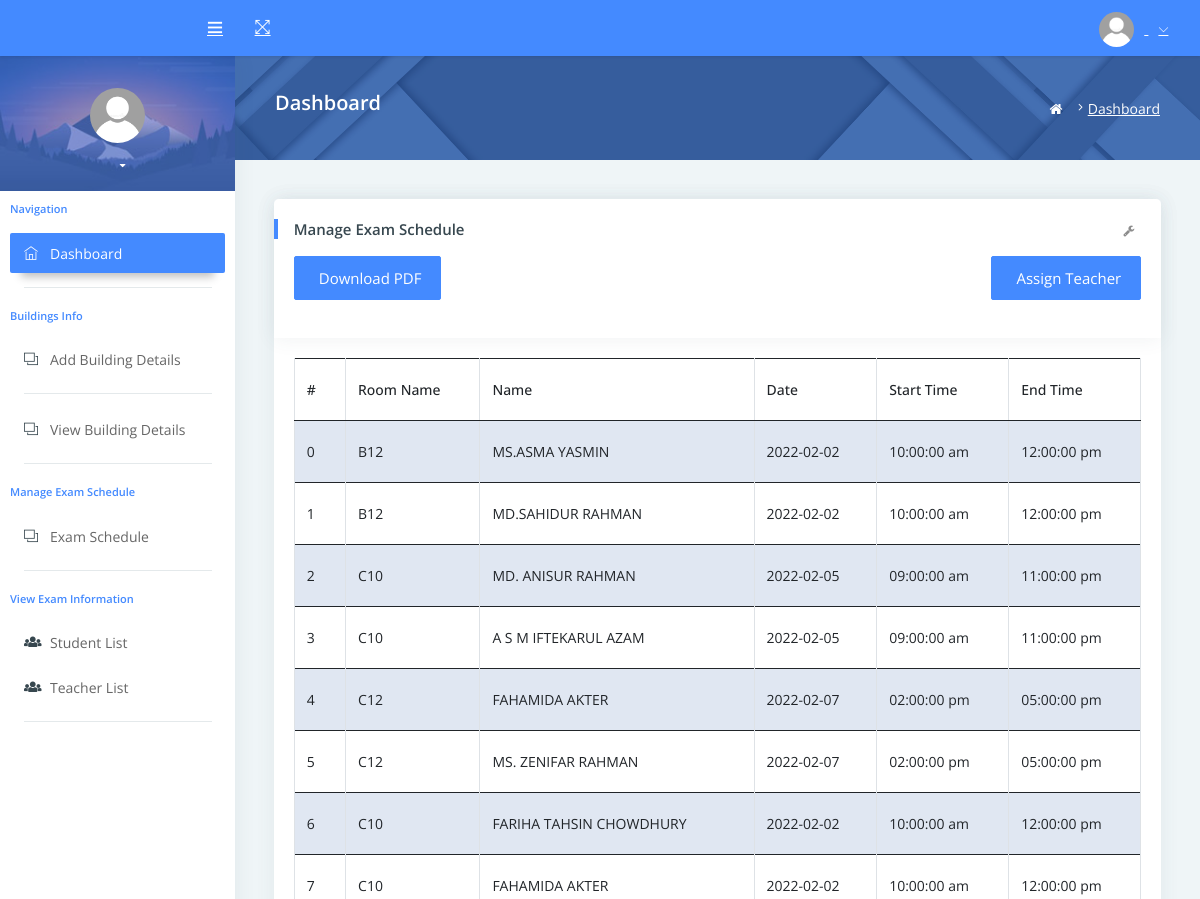
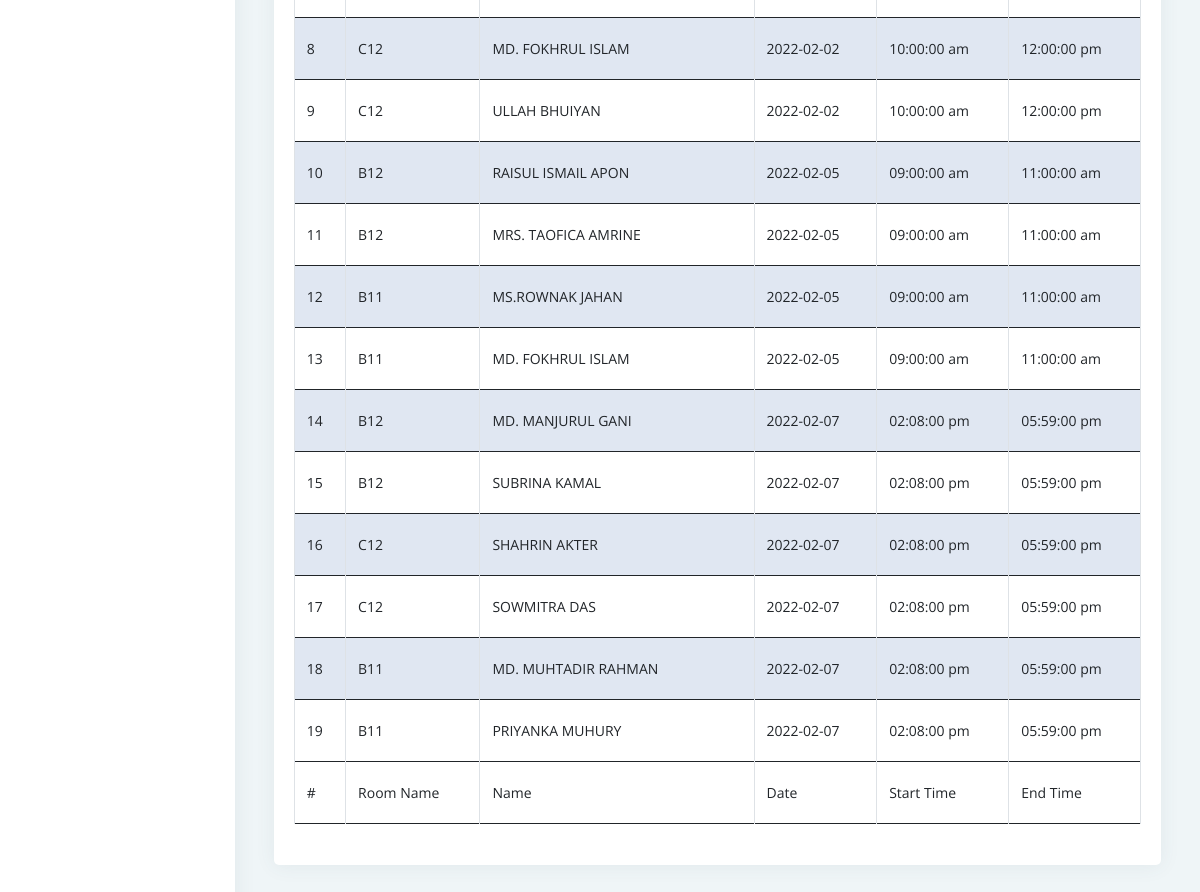
/views/admin/instructorList.php (signed in), run on the app's committed database (2 pictures, top to bottom).
### tables this page shows
CREATE TABLE `tb_teacher_exam_schedule` (
  `teacher_id` bigint(20) NOT NULL,
  `user_id` bigint(20) NOT NULL DEFAULT '0',
  `room_id` bigint(20) NOT NULL DEFAULT '0',
  `room_name` varchar(500) NOT NULL,
  `date` date NOT NULL,
  `start_time` time NOT NULL,
  `end_time` time NOT NULL
);

CREATE TABLE `tbprofile` (
  `user_id` bigint(20) NOT NULL,
  `user_name` text,
  `email` text,
  `encpass` text,
  `id` text,
  `image` text,
  `user_type` text,
  `code` text,
  `status` bigint(20) NOT NULL DEFAULT '0',
  `created_on` text
);

### src/Classes/DBConnection/DbConnection.php (called while the page is built, shortened)
<?php
class DbConnection
{
    public function __construct()
    {
        $servername = "localhost";
        $username = "root";
        $password = "";
        try {
            $this->conn = new PDO("mysql:host=$servername;dbname=db", $username, $password);
        } catch (PDOException $e) {
            echo "Connection failed: " . $e->getMessage();
        }
    }
}

### src/Classes/DataManipulation/DataManipulation.php (called while the page is built, shortened)
<?php
class DataManipulation extends DB
{
    public function emailIsExist($email)
    {
        $sql = "SELECT * FROM tbprofile where email= '" . $email . "' ";
        $query = $this->conn->query($sql);
        $query->setFetchMode(PDO::FETCH_OBJ);
        $res = $query->fetch();
        return $res;
    }
    public function selectAssignTeacherList()
    {
        $sql = "SELECT tp.*, tt.* FROM tbprofile tp
        INNER JOIN tb_teacher_exam_schedule tt ON tp.user_id = tt.user_id";
        $status = $this->conn->query($sql);
        $status->setFetchMode(\PDO::FETCH_OBJ);
        $data = $status->fetchAll();
        return $data;
    }
}

### views/admin/instructorList.php (the view, shortened to what this page needs)
<?php
if (!isset($_SESSION['res'])) {
    header('Location: ../auth/index.php');
} else {
    include_once './admin_header.php';
?>
    <div class="pcoded-inner-content">
        <div class="main-body">
            <div class="page-wrapper">
                <div class="page-body">
                    <div class="card">
                        <div class="card-header">
                            <h5 class="mb-3">Manage Exam Schedule</h5>
                            <div class="d-flex justify-content-between">
                                <div class="form-material" style="">
                                    <div class="form-group form-default">
                                        <button onclick="demoFromHTML()" name="exam-form" class="send-mail btn waves-effect waves-light btn-primary"><i class="icofont icofont-user-alt-3"></i>Download PDF</button>
                                    </div>
                                </div>
                                <div class="form-material">
                                    <div class="form-group form-default">
                                        <a href="../process/dataProcess.php?tech" name="tech" class="send-mail btn waves-effect waves-light btn-primary"><i class="icofont icofont-user-alt-3"></i>Assign Teacher</a>
                                    </div>
                                </div>
                            </div>
                            <div class="card-header-right">
                                <ul class="list-unstyled card-option">
                                    <li><i class="fa fa fa-wrench open-card-option"></i></li>
                                </ul>
                            </div>
                        </div>
                        <div id="customers" class="card-block">
                            <div class="table-responsive">
                                <table id="example" class="table table-striped table-bordered" cellspacing="0" width="100%">
                                    <thead>
                                        <tr>
                                            <th>#</th>
                                            <th>Room Name</th>
                                            <th>Name</th>
                                            <th>Date</th>
                                            <th>Start Time</th>
                                            <th>End Time</th>
                                        </tr>
                                    </thead>
                                    <tfoot>
                                        <tr>
                                            <td>#</td>
                                            <td>Room Name</td>
                                            <td>Name</td>
                                            <td>Date</td>
                                            <td>Start Time</td>
                                            <td>End Time</td>
                                        </tr>
                                    </tfoot>
                                    <tbody id="tableBody" style="overflow-y:auto;">
                                        <?php
                                        $count = 0;
                                        $ress = $dbm->selectAssignTeacherList();
                                        foreach ($ress as $data) {
                                        ?>
                                            <tr>
                                                <td><?php echo $count++; ?></td>
                                                <td>
                                                     <?php echo $data->room_name; ?>
                                                </td>
                                                <td><?php echo $data->user_name; ?></td>
                                                <td><?php echo $data->date; ?></td>
                                                <td><?php
                                                    echo date('h:i:s a ', strtotime($data->start_time));
                                                    ?></td>
                                                <td>
                                                    <?php
                                                    echo date('h:i:s a ', strtotime($data->end_time));
                                                    ?>
                                                </td>
                                            </tr>
                                        <?php } ?>
                                    </tbody>
                                </table>
                            </div>
                        </div>
                    </div>
                </div>
            </div>
        </div>
    </div>
    <?php
    include_once './admin_footer.php';
    ?>
<?php
}
?>

### views/admin/admin_header.php (shortened to what this page needs)
<?php
$dbm = new DataManipulation();
$email = $_SESSION['res']->email;
$res = $dbm->emailIsExist($email);
$image ='';
if($res->image != null){
    $image = $res->image;
}
else{
    $image = "../../contents/images/no-image.jpg" ;
}
?>
<!DOCTYPE html>
<html lang="en">
<head>
    <link rel="stylesheet" href="../../assets/pages/waves/css/waves.min.css" type="text/css" media="all">
    <link rel="stylesheet" type="text/css" href="../../assets/css/bootstrap/css/bootstrap.min.css">
    <link href="https://cdn.jsdelivr.net/npm/bootstrap@5.0.2/dist/css/bootstrap.min.css" rel="stylesheet" >
    <link rel="stylesheet" href="../../assets/pages/waves/css/waves.min.css" type="text/css" media="all">
    <link rel="stylesheet" type="text/css" href="../../assets/icon/themify-icons/themify-icons.css">
    <link rel="stylesheet" type="text/css" href="../../assets/css/font-awesome-n.min.css">
    <link rel="stylesheet" type="text/css" href="../../assets/css/font-awesome.min.css">
    <link rel="stylesheet" type="text/css" href="../../assets/css/jquery.mCustomScrollbar.css">
    <link rel="stylesheet" type="text/css" href="../../assets/css/style.css">
    <link rel="stylesheet" href="../../contents/css/parsley.css">
    <link rel="stylesheet" href="https://cdn.rawgit.com/t4t5/sweetalert/v0.2.0/lib/sweet-alert.css">
    <link rel="stylesheet" media="all" href="https://s3.amazonaws.com/dynatable-docs-assets/css/jquery.dynatable.css" />
</head>
<body>
    <div id="pcoded" class="pcoded">
        <div class="pcoded-container navbar-wrapper">
            <nav class="navbar header-navbar pcoded-header">
                <div class="navbar-wrapper">
                    <div class="navbar-logo">
                        <a class="mobile-menu waves-effect waves-light" id="mobile-collapse" href="#!">
                            <i class="ti-menu"></i>
                        </a>
                    </div>
                    <div class="navbar-container container-fluid">
                        <ul class="nav-left">
                            <li>
                                <a href="#!" onclick="javascript:toggleFullScreen()" class="waves-effect waves-light">
                                    <i class="ti-fullscreen"></i>
                                </a>
                            </li>
                        </ul>
                        <ul class="nav-right">
                            <li class="user-profile header-notification">
                                <a href="#!" class="waves-effect waves-light">
                                    <img src="<?php  echo $image;?>" class="img-radius" alt="User-Profile-Image"  style="height:35px; width:35px;" >
                                    <i class="ti-angle-down"></i>
                                </a>
                        </li>
                        </ul>
                    </div>
                </div>
            </nav>
            <div class="pcoded-main-container">
                <div class="pcoded-wrapper">
                    <nav class="pcoded-navbar">
                        <div class="pcoded-inner-navbar main-menu">
                            <div class="">
                                <div class="main-menu-header">
                                    <img class="img-80 mt-3 img-radius" style="height:55px; width:55px;" src="<?php  echo $image;?>" alt="User-Profile-Image">
                                    <div class="user-details">
                                        <span id="more-details"><?php echo $res->user_name ;?><i class="fa fa-caret-down"></i></span>
                                    </div>
                                </div>
                            </div>
                            <div class="pcoded-navigation-label">Navigation</div>
                            <ul class="pcoded-item pcoded-left-item">
                                <li class="active">
                                    <a href="admin_home.php" class="waves-effect waves-dark">
                                        <span class="pcoded-micon"><i class="ti-home"></i><b>D</b></span>
                                        <span class="pcoded-mtext">Dashboard</span>
                                    </a>
                                </li>
                            </ul>
                            <div class="pcoded-navigation-label">Buildings Info</div>
                            <ul class="pcoded-item pcoded-left-item">
                                <li class="">
                                    <a href="add_building_details.php" class="waves-effect waves-dark">
                                        <span class="pcoded-micon"><i class="ti-layers"></i><b>FC</b></span>
                                        <span class="pcoded-mtext">Add Building Details</span>
                                    </a>
                                </li>
                            </ul>
                            <ul class="pcoded-item pcoded-left-item">
                                <li class="">
                                    <a href="view_building_details.php" class="waves-effect waves-dark">
                                        <span class="pcoded-micon"><i class="ti-layers"></i><b>FC</b></span>
                                        <span class="pcoded-mtext">View Building Details</span>
                                    </a>
                                </li>
                            </ul>
                            <div class="pcoded-navigation-label">Manage Exam Schedule</div>
                            <ul class="pcoded-item pcoded-left-item">
                                <li class="">
                                    <a href="manageExamSedule.php" name="sendmail" class="waves-effect waves-dark">
                                        <span class="pcoded-micon"><i class="ti-layers"></i><b>FC</b></span>
                                        <span class="pcoded-mtext">Exam Schedule</span>
                                    </a>
                                </li>
                            </ul>
                            <div class="pcoded-navigation-label">View Exam Information</div>
                            <ul class="pcoded-item pcoded-left-item">
                                <li class="">
                                    <a href="studentList.php" class="waves-effect waves-dark">
                                        <span class="pcoded-micon"><i class="fas fa-users"></i><b>C</b></span>
                                        <span class="pcoded-mtext">Student List</span>
                                    </a>
                                </li>
                                <li class="">
                                    <a href="instructorList.php" class="waves-effect waves-dark">
                                        <span class="pcoded-micon"><i class="fas fa-users"></i><b>M</b></span>
                                        <span class="pcoded-mtext">Teacher List</span>
                                    </a>
                                </li>
                            </ul>
                        </div>
                    </nav>
                    <div class="pcoded-content">
                        <div class="page-header">
                            <div class="page-block">
                                <div class="row align-items-center">
                                    <div class="col-md-8">
                                        <div class="page-header-title">
                                            <h5 class="m-b-10">Dashboard</h5>
                                        </div>
                                    </div>
                                    <div class="col-md-4">
                                        <ul class="breadcrumb">
                                            <li class="breadcrumb-item">
                                                <a href="index.html"> <i class="fa fa-home"></i> </a>
                                            </li>
                                            <li class="breadcrumb-item"><a href="#!">Dashboard</a>
                                            </li>
                                        </ul>
                                    </div>
                                </div>
                            </div>
                        </div>

### views/admin/admin_footer.php (shortened to what this page needs)
</body>
</html>

### data on the page
tb_teacher_exam_schedule: room_name "B12", user.user_name "MS.ASMA YASMIN", date "2022-02-02", start_time "10:00:00 am", end_time "12:00:00 pm"
tb_teacher_exam_schedule: room_name "B12", user.user_name "MD.SAHIDUR RAHMAN", date "2022-02-02", start_time "10:00:00 am", end_time "12:00:00 pm"
tb_teacher_exam_schedule: room_name "C10", user.user_name "MD. ANISUR RAHMAN", date "2022-02-05", start_time "09:00:00 am", end_time "11:00:00 pm"
tb_teacher_exam_schedule: room_name "C10", user.user_name "A S M IFTEKARUL AZAM", date "2022-02-05", start_time "09:00:00 am", end_time "11:00:00 pm"
tb_teacher_exam_schedule: room_name "C12", user.user_name "FAHAMIDA AKTER", date "2022-02-07", start_time "02:00:00 pm", end_time "05:00:00 pm"
tb_teacher_exam_schedule: room_name "C12", user.user_name "MS. ZENIFAR RAHMAN", date "2022-02-07", start_time "02:00:00 pm", end_time "05:00:00 pm"
tb_teacher_exam_schedule: room_name "C10", user.user_name "FARIHA TAHSIN CHOWDHURY", date "2022-02-02", start_time "10:00:00 am", end_time "12:00:00 pm"
tb_teacher_exam_schedule: room_name "C10", user.user_name "FAHAMIDA AKTER", date "2022-02-02", start_time "10:00:00 am", end_time "12:00:00 pm"
tb_teacher_exam_schedule: room_name "C12", user.user_name "MD. FOKHRUL ISLAM", date "2022-02-02", start_time "10:00:00 am", end_time "12:00:00 pm"
tb_teacher_exam_schedule: room_name "C12", user.user_name "ULLAH BHUIYAN", date "2022-02-02", start_time "10:00:00 am", end_time "12:00:00 pm"
tb_teacher_exam_schedule: room_name "B12", user.user_name "RAISUL ISMAIL APON", date "2022-02-05", start_time "09:00:00 am", end_time "11:00:00 am"
tb_teacher_exam_schedule: room_name "B12", user.user_name "MRS. TAOFICA AMRINE", date "2022-02-05", start_time "09:00:00 am", end_time "11:00:00 am"
tb_teacher_exam_schedule: room_name "B11", user.user_name "MS.ROWNAK JAHAN", date "2022-02-05", start_time "09:00:00 am", end_time "11:00:00 am"
tb_teacher_exam_schedule: room_name "B11", user.user_name "MD. FOKHRUL ISLAM", date "2022-02-05", start_time "09:00:00 am", end_time "11:00:00 am"
tb_teacher_exam_schedule: room_name "B12", user.user_name "MD. MANJURUL GANI", date "2022-02-07", start_time "02:08:00 pm", end_time "05:59:00 pm"
tb_teacher_exam_schedule: room_name "B12", user.user_name "SUBRINA KAMAL", date "2022-02-07", start_time "02:08:00 pm", end_time "05:59:00 pm"
tb_teacher_exam_schedule: room_name "C12", user.user_name "SHAHRIN AKTER", date "2022-02-07", start_time "02:08:00 pm", end_time "05:59:00 pm"
tb_teacher_exam_schedule: room_name "C12", user.user_name "SOWMITRA DAS", date "2022-02-07", start_time "02:08:00 pm", end_time "05:59:00 pm"
tb_teacher_exam_schedule: room_name "B11", user.user_name "MD. MUHTADIR RAHMAN", date "2022-02-07", start_time "02:08:00 pm", end_time "05:59:00 pm"
tb_teacher_exam_schedule: room_name "B11", user.user_name "PRIYANKA MUHURY", date "2022-02-07", start_time "02:08:00 pm", end_time "05:59:00 pm"
